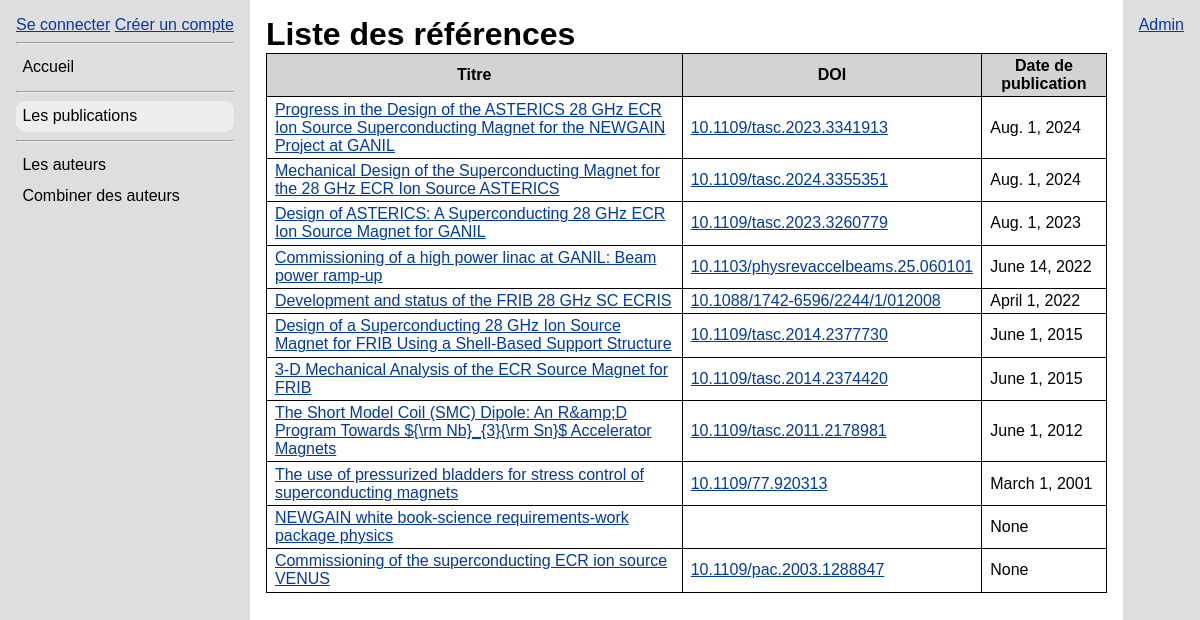
Before: /publications/ with the older database file.
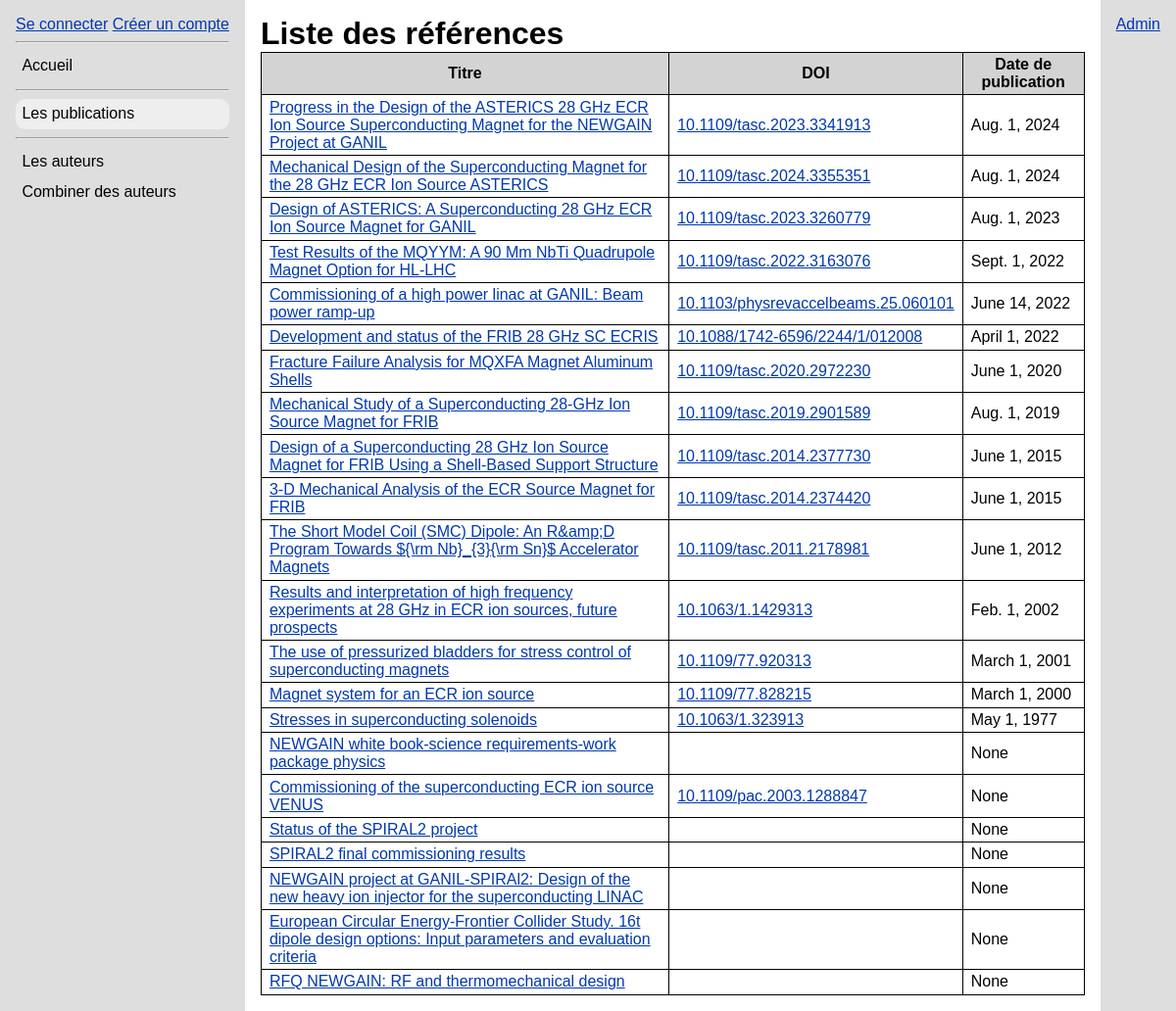
After: the same page with the newer database file.
### references/models.py (models this page shows, shortened)
class Publication(models.Model):
    doi = models.CharField(max_length=100, blank=True)
    crossref_json = models.JSONField(blank=True, null=True)
    title = models.CharField(max_length=300, null=True, blank=True)
    publication_date = models.DateField(null=True, blank=True)
    authors = models.ManyToManyField(
        "Author",
        through="AuthorPublication",
        related_name="publications",
        blank=True
    )
    references = models.ManyToManyField(
        "self",
        through="PublicationReference",
        symmetrical=False,
        related_name="cited_by",
    )
    parse_references = models.BooleanField(default=True)
    date_created = models.DateTimeField(auto_now_add=True)
    date_updated = models.DateTimeField(auto_now=True)

### references/views.py (the view)
# urls.py: path('publications/', PublicationListView.as_view(), name='publications_list'),
class PublicationListView(ListView):
    model = Publication
    template_name = 'references/publications_list.html'
    context_object_name = 'publications'
    def get_context_data(self, **kwargs):
        context = super().get_context_data(**kwargs)
        pubs = Publication.objects.exclude(title='')
        pubs = pubs.order_by('-publication_date')
        context["publications"] = pubs
        user = self.request.user
        if user.is_authenticated:
            context["user_pub_ids"] = set(
                UserPublication.objects.filter(user=user).values_list('publication_id', flat=True)
            )
        else:
            context["user_pub_ids"] = set()
        return context

### references/templates/references/publications_list.html (shortened to what this page needs)
{% extends 'references/base.html' %}
{% block content %}
    <h1>Liste des références</h1>
    {% if publications %}
        <table>
            <thead>
                <tr>
                    <th scope="col">Titre</th>
                    <th scope="col">DOI</th>
                    <th scope="col">Date de publication</th>
                </tr>
            </thead>
            <tbody>
                {% for pub in publications %}
                    <tr>
                        <td><a href="{% url 'publication_detail' pub.pk %}">{{ pub.title }}</a></td>
                        <td><a href="{% url 'publication_crossref' pub.pk %}" target="_blank">{{ pub.doi }}</a></td>
                        <td>{{ pub.publication_date }}</td>
                    </tr>
                {% endfor %}
            </tbody>
        </table>
    {% else %}
        <p>Base de données vide.</p>
    {% endif %}
{% endblock content %}

### references/templates/references/base.html (shortened to what this page needs)
{% extends 'base.html' %}
{% block head %}
    {% load static %}
    <link rel="stylesheet" href="{% static 'references/style.css' %}">
{% endblock head %}
{% block nav %}
    <ul>
        {% url 'index' as this_url %}
        <li><a class="nav-link {% if request.path == this_url %}nav-link--active{% endif %}" href="{{ this_url }}">
            Accueil
        </a></li>
    </ul>
    <hr>
    <ul>
        {% url 'publications_list' as this_url %}
        <li><a class="nav-link {% if request.path == this_url %}nav-link--active{% endif %}" href="{{ this_url }}">
            Les publications
        </a></li>
    </ul>
    <hr>
    <ul>
        {% url 'authors_list' as this_url %}
        <li><a class="nav-link {% if request.path == this_url %}nav-link--active{% endif %}" href="{{ this_url }}">
            Les auteurs
        </a></li>
        {% url 'authors_merge_select' as this_url %}
        <li><a class="nav-link {% if request.path == this_url %}nav-link--active{% endif %}" href="{{ this_url }}">
            Combiner des auteurs
        </a></li>
    </ul>
{% endblock nav %}

### references_manager/templates/base.html (shortened to what this page needs)
<!DOCTYPE html>
<html>
<head>
    {% load static %}
    <link rel="stylesheet" href="{% static 'style.css' %}">
    {% block head %}{% endblock head %}
</head>
<body>
    <nav>
        {% if user.is_authenticated %}
            <p>Bonjour {{ user.username }}</p>
            <form action="{% url 'logout' %}" method="post" style="display: inline;">
                {% csrf_token %}
                <button type="submit">
                    Se déconnecter
                </button>
            </form>
        {% else %}
            <a href="{% url 'login' %}">Se connecter</a>
            <a href="{% url 'register' %}">Créer un compte</a>
        {% endif %}
        <hr>
        {% block nav %}{% endblock nav %}
    </nav>
    <div>
        {% block content %}{% endblock content %}
    </div>
    <div class="admin-side-panel">
        <a href="{% url 'admin:index' %}" target="_blank">Admin</a>
    </div>
</body>
</html>

### references_manager/static/style.css (style rules this page uses)
body { margin: 0; }
body { font-family: Arial; display: grid; grid-template-columns: auto 1fr auto; height: 100vh; position: relative; }
a { --color: oklch(40% 0.2 260); color: var(--color); }
body > div { padding: 1rem; height: 100%; box-sizing: border-box; overflow: auto; }
nav { background-color: oklch(90% 0 0); padding: 1rem; }
nav > ul { padding: 0; margin: 0; list-style: none; }
.nav-link { --color: black; --bg-color: none; background-color: var(--bg-color); display: block; padding: .4rem; border-radius: .6rem; text-decoration: none; }
.nav-link:hover, .nav-link--active { --color: black; --bg-color: oklch(95% 0 0); }
.admin-side-panel { background-color: oklch(90% 0 0); padding: 1rem; }

### references/static/references/style.css (style rules this page uses)
h1, h2 { margin: 0; }
table { border: 1px solid; border-collapse: collapse; }
th, td { border: 1px solid; padding: .2em .5em; }
thead th { background-color: lightgray; }

Changed rows visible on the page:
added Publication: title "Test Results of the MQYYM: A 90 Mm NbTi Quadrupole Magnet Option for HL-LHC", doi "10.1109/tasc.2022.3163076", publication_date "Sept. 1, 2022"
added Publication: title "Fracture Failure Analysis for MQXFA Magnet Aluminum Shells", doi "10.1109/tasc.2020.2972230", publication_date "June 1, 2020"
added Publication: title "Mechanical Study of a Superconducting 28-GHz Ion Source Magnet for FRIB", doi "10.1109/tasc.2019.2901589", publication_date "Aug. 1, 2019"
added Publication: title "Results and interpretation of high frequency experiments at 28 GHz in ECR ion sources, future prospects", doi "10.1063/1.1429313", publication_date "Feb. 1, 2002"
added Publication: title "Magnet system for an ECR ion source", doi "10.1109/77.828215", publication_date "March 1, 2000"
added Publication: title "Stresses in superconducting solenoids", doi "10.1063/1.323913", publication_date "May 1, 1977"
added Publication: title "Status of the SPIRAL2 project", publication_date "None"
added Publication: title "SPIRAL2 final commissioning results", publication_date "None"
added Publication: title "NEWGAIN project at GANIL-SPIRAl2: Design of the new heavy ion injector for the superconducting LINAC", publication_date "None"
added Publication: title "European Circular Energy-Frontier Collider Study. 16t dipole design options: Input parameters and evaluation criteria", publication_date "None"
added Publication: title "RFQ NEWGAIN: RF and thermomechanical design", publication_date "None"
